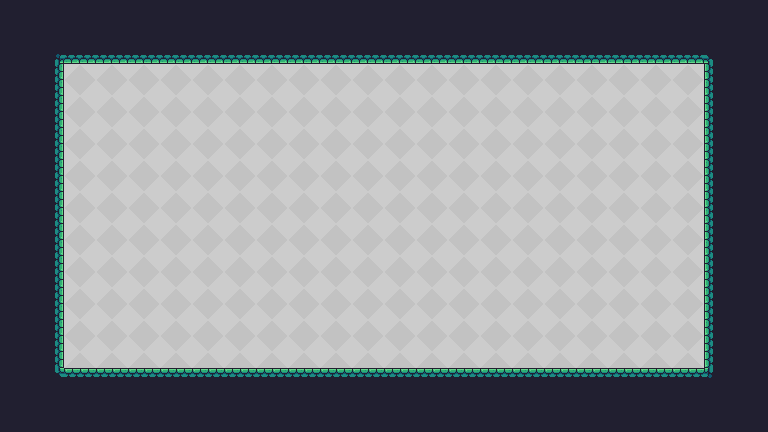

The image is a tile-based game level rendered from a .tmx file. Its description and source (layers, tilesets, objects; grid data summarised) follow:
An orthogonal 48x27 tile map with 16x16 px tiles, 10 tile layers (background, platforms, falling_platforms, moving_platforms, ...), 9 tilesets.

<map version="1.5" tiledversion="1.5.0" orientation="orthogonal" renderorder="left-up" width="48" height="27" tilewidth="16" tileheight="16" infinite="0" nextlayerid="14" nextobjectid="37">
 <tileset firstgid="1" source="Backgrounds.tsx" />
 <tileset firstgid="8" source="coin.tsx" />
 <tileset firstgid="9" source="end_point.tsx" />
 <tileset firstgid="19" source="falling_platform.tsx" />
 <tileset firstgid="20" source="spikes.tsx" />
 <tileset firstgid="24" source="static_spikes.tsx" />
 <tileset firstgid="25" source="Terrain.tsx" />
 <tileset firstgid="267" source="moving_platforms.tsx" />
 <tileset firstgid="275" source="saw.tsx" />
 <layer id="1" name="background" width="48" height="27" locked="1">
  <data>[1296 cells, 50 non-empty, 1 distinct tile ids]</data>
 </layer>
 <layer id="2" name="platforms" width="48" height="27">
  <data>[1296 cells, 536 non-empty, 9 distinct tile ids]</data>
 </layer>
 <layer id="8" name="falling_platforms" width="48" height="27">
  <data>[1296 cells, 0 non-empty, 0 distinct tile ids]</data>
 </layer>
 <layer id="13" name="moving_platforms" width="48" height="27">
  <properties>
   <property name="speed" type="float" value="4" />
   <property name="x_direction" type="int" value="1" />
   <property name="x_end" type="float" value="576" />
   <property name="x_start" type="float" value="160" />
   <property name="y_direction" type="int" value="0" />
   <property name="y_end" type="float" value="0" />
   <property name="y_start" type="float" value="0" />
  </properties>
  <data>[1296 cells, 0 non-empty, 0 distinct tile ids]</data>
 </layer>
 <layer id="4" name="static_spikes" width="48" height="27">
  <properties>
   <property name="rotation" type="float" value="0" />
  </properties>
  <data>[1296 cells, 0 non-empty, 0 distinct tile ids]</data>
 </layer>
 <layer id="6" name="non_active_spikes" width="48" height="27">
  <properties>
   <property name="rotation" type="float" value="0" />
  </properties>
  <data>[1296 cells, 0 non-empty, 0 distinct tile ids]</data>
 </layer>
 <layer id="5" name="active_spikes" width="48" height="27">
  <properties>
   <property name="rotation" type="float" value="0" />
  </properties>
  <data>[1296 cells, 0 non-empty, 0 distinct tile ids]</data>
 </layer>
 <layer id="12" name="saw" width="48" height="27">
  <properties>
   <property name="speed" type="float" value="4" />
   <property name="x_direction" type="int" value="1" />
   <property name="x_end" type="float" value="576" />
   <property name="x_start" type="float" value="160" />
   <property name="y_direction" type="int" value="0" />
   <property name="y_end" type="float" value="0" />
   <property name="y_start" type="float" value="0" />
  </properties>
  <data>[1296 cells, 0 non-empty, 0 distinct tile ids]</data>
 </layer>
 <layer id="3" name="coins" width="48" height="27">
  <data>[1296 cells, 0 non-empty, 0 distinct tile ids]</data>
 </layer>
 <layer id="7" name="end_point" width="48" height="27">
  <data>[1296 cells, 0 non-empty, 0 distinct tile ids]</data>
 </layer>
 <objectgroup id="9" name="collided_objects" />
 <objectgroup id="10" name="player" />
</map>
